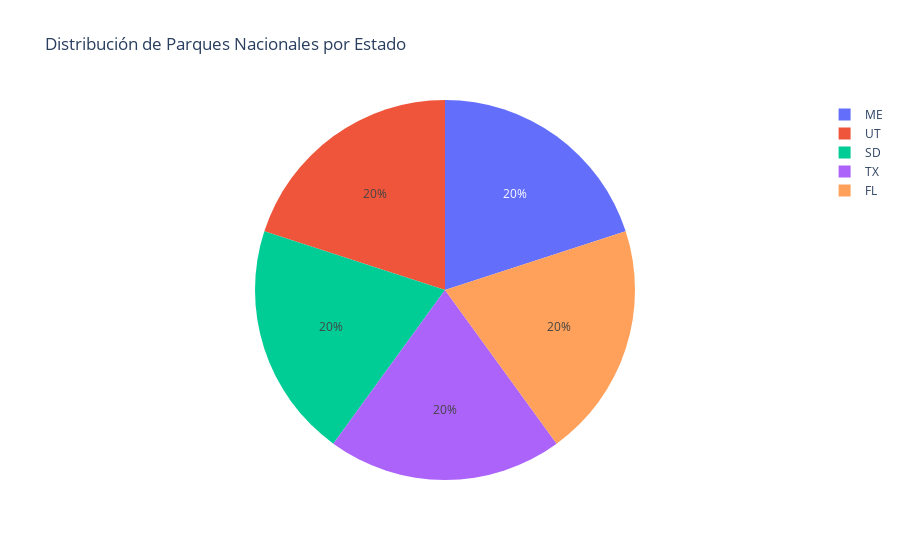

The cell this chart's notebook holds for it:
### Code cell
# 4. Gráfico de Pastel de Parques por Estado
# Un gráfico de pastel que muestra la proporción de parques nacionales por estado.

# Código Ejemplo:

# Crear un gráfico de pastel
fig = px.pie(
    df,
    names='State',
    title='Distribución de Parques Nacionales por Estado'
)

fig.show()

### Figure 1 — Plotly figure (JSON) as saved in the notebook; plotly's stock layout.template omitted (floating-point values rounded to 4 significant figures)
{"data": [{"domain": {"x": [0, 1], "y": [0, 1]}, "hovertemplate": "State=%{label}<extra></extra>", "labels": ["ME", "UT", "SD", "TX", "FL"], "legendgroup": "", "name": "", "showlegend": true, "type": "pie"}], "layout": {"autosize": true, "legend": {"tracegroupgap": 0}, "title": {"text": "Distribución de Parques Nacionales por Estado"}}}
